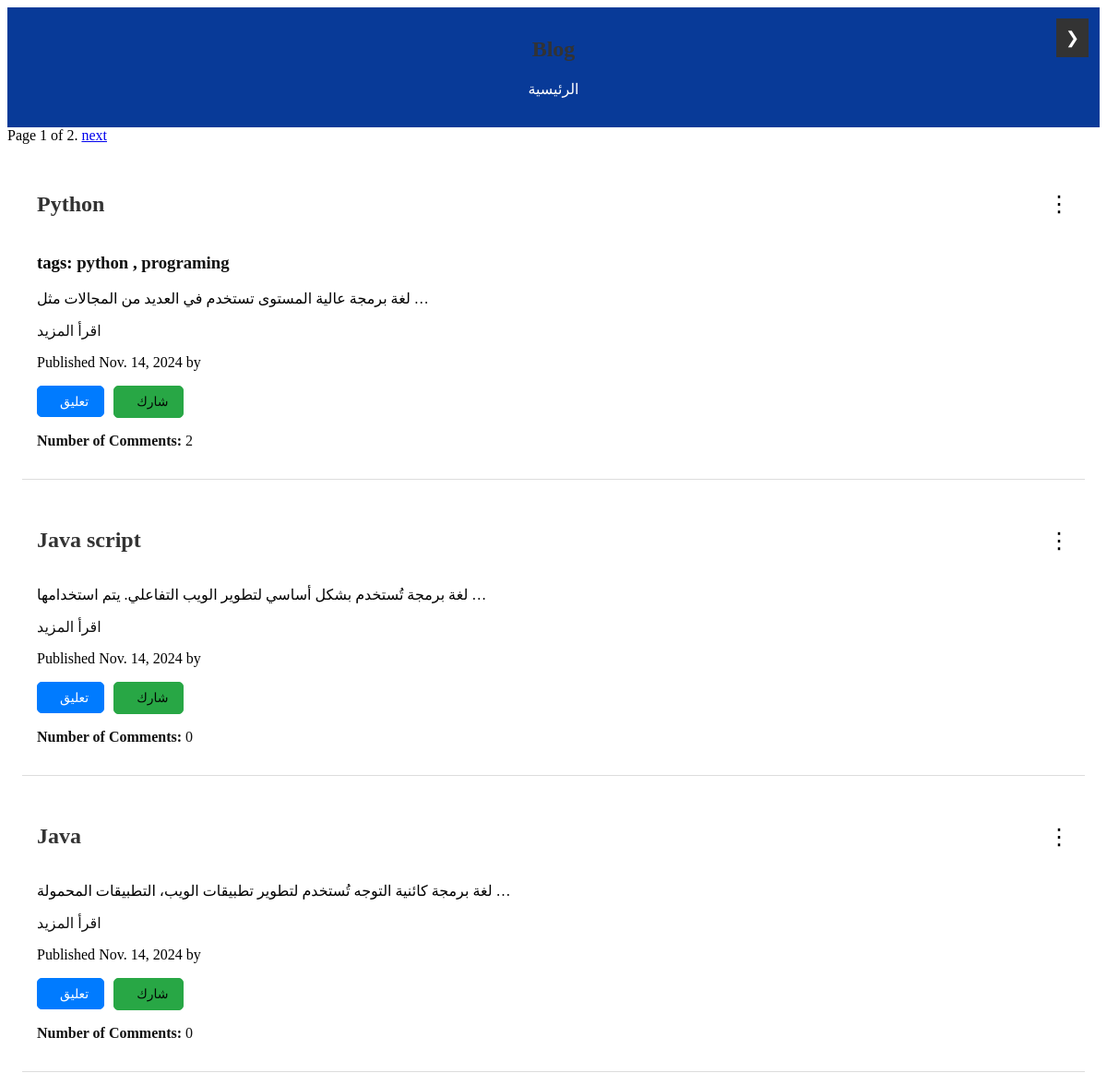
/ (upper part), run on an earlier commit of the app's database.
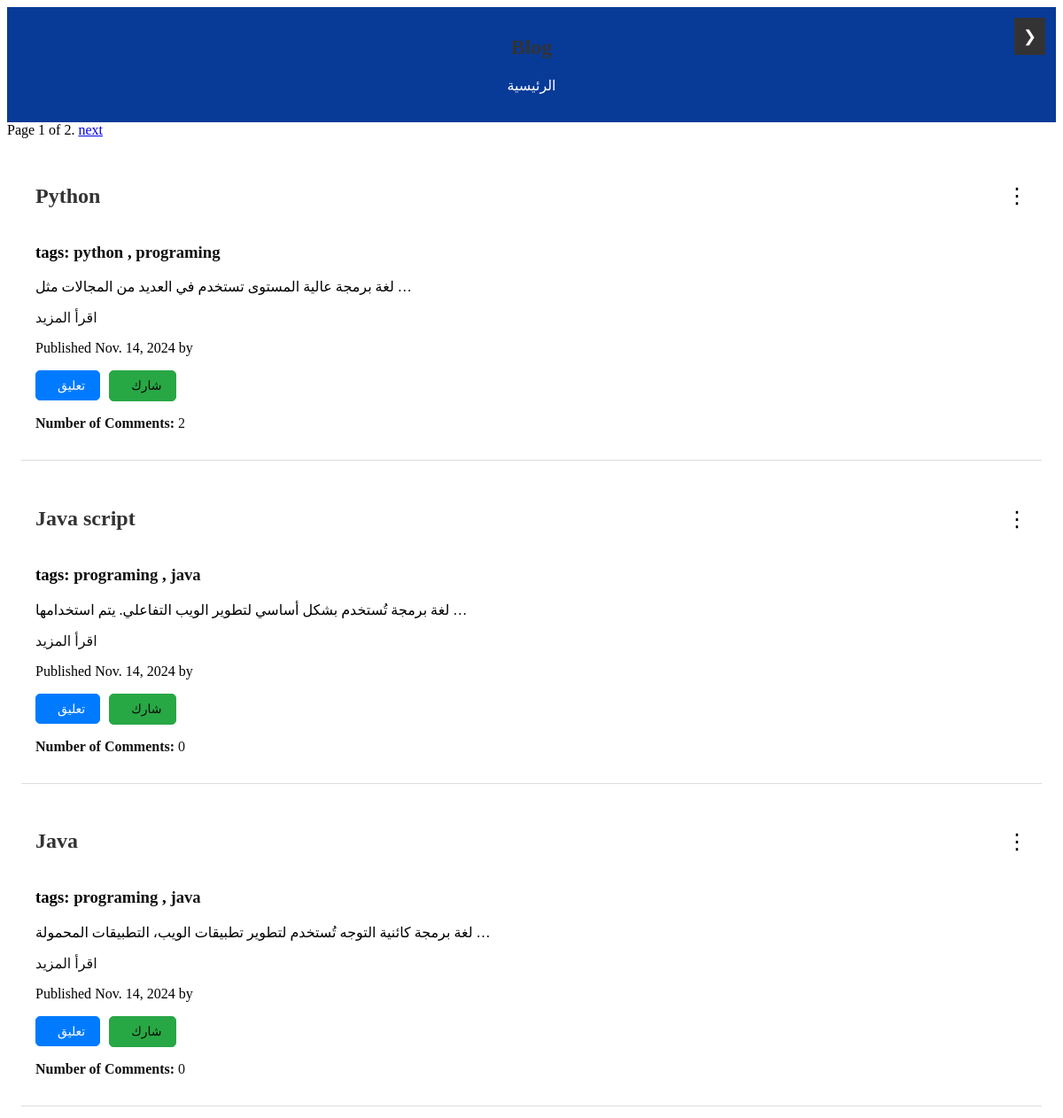
And on a later commit of the database.
### home/models.py (models this page shows, shortened)
class Post(models.Model):
    class Status(models.TextChoices):
        DRAFT = 'DF', 'Draft'
        PUBLISHED = 'PB', 'Published'
    title = models.CharField(max_length=200)
    auther = models.ForeignKey(User ,on_delete=models.CASCADE , related_name= 'blog_post',null=True , blank=True)
    slug = models.SlugField(max_length=200 , unique_for_date='publish',null=True , blank=True)
    body = models.TextField()
    publish = models.DateField(default=timezone.now)
    created = models.DateField(auto_now_add=True)
    updated = models.DateField(auto_now_add=True)
    status = models.CharField(max_length=2,choices=Status.choices,default=Status.DRAFT)
    tags = TaggableManager()
    class Meta:
        ordering = ['-publish']  #to order the posts from oldest to newest
        indexes =[
            models.Index(fields=['publish']),
        ]
    def get_absolute_url(self):
        return reverse("blog:details", args=[
        self.publish.year,
        self.publish.month,
        self.publish.day,
        self.slug,
        ])
    def get_delete_url(self):
        return reverse("blog:delete_post", args=[self.id])
    def get_update_url(self):
        return reverse("blog:update_post", args=[self.id])

### home/views.py (the view)
# urls.py: path('',views.posts_list , name='home'),
def posts_list(request, tag_slug=None):#بنستخدم الباجيناتور علشان نعمل حد للبوستات الي تظهرلك
    posts = Post.objects.annotate(num_comments=Count('comments')).order_by('created')
    tag = None
    if tag_slug:
        tag = get_object_or_404(Tag , slug= tag_slug)
        posts = posts.filter(tags__in=[tag])
    paginator = Paginator(posts, 5)  # استخدم posts بدلاً من posts_list
    page_num = request.GET.get('page', 1)  # الحصول على رقم الصفحة من الرابط أو تعيين الصفحة الأولى كافتراضي
    try:
        page_obj = paginator.page(page_num)  # استخدم paginator بدلاً من Paginator مباشرة
    except EmptyPage:
        page_obj = paginator.page(paginator.num_pages) #علشان ميجبلكش خطأ
    except PageNotAnInteger:#علشان او في حروف مكان الاي دي ميجيش غلط و هيجيبلك اول صفحه
        page_obj = paginator.page(1)
    return render(request, 'home.html', {'posts': page_obj , 'tag':tag})

### home/templatetags/blog_tags.py (called while the page is built)
@register.simple_tag
def total_posts():
    return Post.objects.count()

@register.inclusion_tag('parts/inclusion.html')
def show_latest_posts(count=5):
    latest_posts = Post.objects.order_by('-publish')[:count]
    return {'latest_posts': latest_posts}

@register.simple_tag
def get_most_commented_posts(count=5):
    return Post.objects.annotate(total_comments=Count('comments')).order_by('-total_comments')[:count]

### templates/home.html (shortened to what this page needs)
{% extends "base.html" %}
{% load blog_tags %}
{% block content %}
{% include "parts/pagination.html" with page=pages %}
<main class="main">
    {% for post in posts %}
        <article class="article">
            <div class="article-header">
                <h2>{{ post.title }}</h2>
                <div class="options-menu">
                    <span class="options-icon" onclick="toggleMenu(this)">⋮</span>
                </div>
            </div>
            {% if post.tags.exists %}
            <h3 class="tags">tags:
                {% for tag in post.tags.all %}
                    <a href="{% url "blog:posts_by_tag" tag.slug%}">
                    {{ tag.name }}
                    </a>
                    {% if not forloop.last %}, {% endif %}
                {% endfor %}
            </h3>
            {% endif %}
            <p>{{ post.body|truncatewords:10 }}</p>
            <a href="{{ post.get_absolute_url }}">اقرأ المزيد</a>
            <p class="date">Published {{ post.publish }} by {{ post.author }}</p>
            <div class="post-actions">
                <form action="{% url 'blog:comment_post' post.id %}"  method="POST">
                    <button type="submit" class="btn comment-btn">
                         تعليق
                    </button>
                </form>
                <a href="{% url "blog:share_post" post.id %}"  class="btn share-btn">
                     شارك
                </a>
            </div>
            <a href="{{ post.get_absolute_url }}"><p><strong>Number of Comments: </strong> {{ post.num_comments }}</p></a>
        </article>
    {% endfor %}
</main>
{% endblock %}

What changed in the data, as far as the page shows it:
changed Post "Java script": gains Tag (name "programing"); now shows "tags:"
added Tag: name "java"
changed Post "Java": gains Tag (name "programing"); now shows "tags:"
